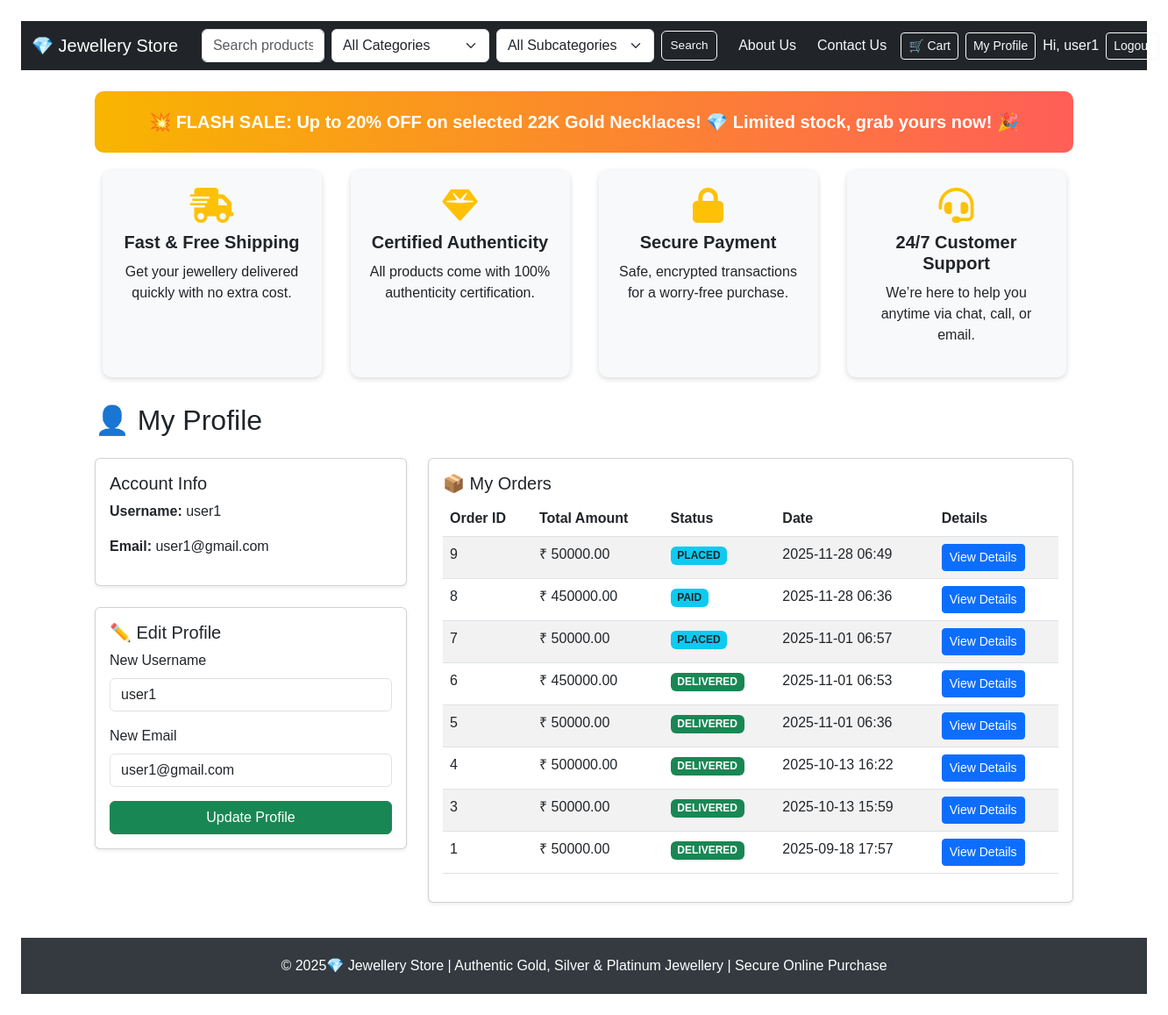
The page /profile (signed in) on the database its author committed.
### models.py (models this page shows, shortened)
class User(db.Model, UserMixin):
    __tablename__ = 'user'
    id = db.Column(db.Integer, primary_key=True)
    username = db.Column(db.String(150), nullable=False, unique=True)
    email = db.Column(db.String(150), nullable=False, unique=True)
    password_hash = db.Column(db.String(200), nullable=False)
    is_admin = db.Column(db.Boolean, default=False)
    orders = db.relationship('Order', backref='user', lazy=True)
    reviews = db.relationship('Review', backref='user', lazy=True)

class Order(db.Model):
    __tablename__ = 'order'
    id = db.Column(db.Integer, primary_key=True)
    user_id = db.Column(db.Integer, db.ForeignKey('user.id'), nullable=False)
    total_amount = db.Column(db.Float, default=0.0, nullable=False)
    status = db.Column(db.String(20), default='PLACED', nullable=False)
    created_at = db.Column(db.DateTime, default=datetime.utcnow, nullable=False)
    items = db.relationship('OrderItem', backref='order',
                            cascade='all, delete-orphan', lazy=True)

### routes/product_routes.py (the view)
@product_bp.route('/profile', methods=['GET', 'POST'])
@login_required
def profile():
    if current_user.is_admin:
        flash("Admin does not have a profile page.", "error")
        return redirect(url_for("product.home"))
    if request.method == "POST":
        current_user.username = request.form.get("username") or current_user.username
        current_user.email = request.form.get("email") or current_user.email
        db.session.commit()
        flash("Profile updated successfully!", "success")
        return redirect(url_for("product.profile"))
    orders = Order.query.filter_by(user_id=current_user.id).order_by(Order.id.desc()).all()
    return render_template('profile.html', user=current_user, orders=orders)

### app.py (called while the page is built)
@login_manager.user_loader
def load_user(user_id):
    return User.query.get(int(user_id))

### templates/profile.html (shortened to what this page needs)
{% extends "base.html" %}
{% block content %}
<h2 class="mb-4">👤 My Profile</h2>
<div class="row">
  <div class="col-md-4">
    <div class="card shadow-sm mb-4">
      <div class="card-body">
        <h5 class="card-title">Account Info</h5>
        <p><strong>Username:</strong> {{ user.username }}</p>
        <p><strong>Email:</strong> {{ user.email }}</p>
      </div>
    </div>
    <div class="card shadow-sm">
      <div class="card-body">
        <h5 class="card-title">✏️ Edit Profile</h5>
        <form method="post">
          <div class="mb-3">
            <label for="username" class="form-label">New Username</label>
            <input type="text" class="form-control" id="username" name="username" value="{{ user.username }}" required>
          </div>
          <div class="mb-3">
            <label for="email" class="form-label">New Email</label>
            <input type="email" class="form-control" id="email" name="email" value="{{ user.email }}" required>
          </div>
          <button type="submit" class="btn btn-success w-100">Update Profile</button>
        </form>
      </div>
    </div>
  </div>
  <div class="col-md-8">
    <div class="card shadow-sm">
      <div class="card-body">
        <h5 class="card-title">📦 My Orders</h5>
        {% if orders %}
          <div class="table-responsive">
            <table class="table table-striped">
              <thead>
                <tr>
                  <th>Order ID</th>
                  <th>Total Amount</th>
                  <th>Status</th>
                  <th>Date</th>
                  <th>Details</th>
                </tr>
              </thead>
              <tbody>
                {% for order in orders %}
                <tr>
                  <td>{{ order.id }}</td>
                  <td>₹ {{ '%.2f'|format(order.total_amount) }}</td>
                  <td>
                    {% if order.status == 'DELIVERED' %}
                      <span class="badge bg-success">{{ order.status }}</span>
                    {% elif order.status == 'CANCELLED' %}
                      <span class="badge bg-danger">{{ order.status }}</span>
                    {% else %}
                      <span class="badge bg-info text-dark">{{ order.status }}</span>
                    {% endif %}
                  </td>
                  <td>{{ order.created_at.strftime('%Y-%m-%d %H:%M') }}</td>
                  <td>
                    <a href="{{ url_for('product.my_order_detail', order_id=order.id) }}" class="btn btn-sm btn-primary">View Details</a>
                  </td>
                </tr>
                {% endfor %}
              </tbody>
            </table>
          </div>
        {% else %}
          <div class="alert alert-info">You have not placed any orders yet.</div>
        {% endif %}
      </div>
    </div>
  </div>
</div>
{% endblock %}

### templates/base.html (shortened to what this page needs)
<!DOCTYPE html>
<html lang="en">
<head>
  <link href="https://cdn.jsdelivr.net/npm/bootstrap@5.3.0/dist/css/bootstrap.min.css" rel="stylesheet">
</head>
<body>
  <nav class="navbar navbar-expand-lg navbar-dark bg-dark sticky-top">
    <div class="container-fluid">
      <a class="navbar-brand" href="{{ url_for('product.home') }}">💎 Jewellery  Store</a>
      <div class="collapse navbar-collapse" id="mainNav">
        <form method="get" action="{{ url_for('product.home') }}" class="d-flex align-items-center form-flex-nowrap me-3">
          <input type="text" name="q" placeholder="Search products..." class="form-control" value="{{ request.args.q or '' }}">
          <select name="category" class="form-select">
            <option value="">All Categories</option>
          </select>
          <select name="subcategory" class="form-select">
            <option value="">All Subcategories</option>
          </select>
          <button type="submit" class="btn btn-outline-light btn-navbar">Search</button>
        </form>
        <ul class="navbar-nav ms-auto d-flex align-items-center gap-2 no-wrap">
          <li class="nav-item"><a class="nav-link text-light" href="{{ url_for('product.about') }}">About Us</a></li>
          <li class="nav-item"><a class="nav-link text-light" href="{{ url_for('product.contact') }}">Contact Us</a></li>
          <li class="nav-item">
            <a class="btn btn-outline-light btn-sm no-wrap" href="{{ url_for('product.view_cart') }}">
              🛒 Cart
            </a>
          </li>
          {% if current_user.is_authenticated and not current_user.is_admin %}
            <li class="nav-item"><a class="btn btn-outline-light btn-sm" href="{{ url_for('product.profile') }}">My Profile</a></li>
          {% endif %}
          {% if current_user.is_authenticated %}
            <li class="nav-item"><span class="navbar-text text-light">Hi, {{ current_user.username or current_user.email }}</span></li>
            <li class="nav-item"><a class="btn btn-outline-light btn-sm" href="{{ url_for('auth.logout') }}">Logout</a></li>
          {% endif %}
        </ul>
      </div>
    </div>
  </nav>
  <div class="container mt-4">
    <div class="promo-banner">
      💥 FLASH SALE: Up to 20% OFF on selected 22K Gold Necklaces! 💎 Limited stock, grab yours now! 🎉
    </div>
  </div>
  <div class="container feature-cards">
    <div class="feature-card">
      <i class="fas fa-shipping-fast"></i>
      <h5>Fast & Free Shipping</h5>
      <p>Get your jewellery delivered quickly with no extra cost.</p>
    </div>
    <div class="feature-card">
      <i class="fas fa-gem"></i>
      <h5>Certified Authenticity</h5>
      <p>All products come with 100% authenticity certification.</p>
    </div>
    <div class="feature-card">
      <i class="fas fa-lock"></i>
      <h5>Secure Payment</h5>
      <p>Safe, encrypted transactions for a worry-free purchase.</p>
    </div>
    <div class="feature-card">
      <i class="fas fa-headset"></i>
      <h5>24/7 Customer Support</h5>
      <p>We’re here to help you anytime via chat, call, or email.</p>
    </div>
  </div>
  <div class="container mt-4">
    {% block content %}{% endblock %}
  </div>
  <footer>
    &copy; {{ current_year }} 2025💎 Jewellery Store | Authentic Gold, Silver & Platinum Jewellery | Secure Online Purchase
  </footer>
</body>
</html>

### templates/base.html (style rules this page uses)
body { font-family: Arial, sans-serif; margin: 24px; }
footer { background-color: #343a40; color: white; padding: 20px 0; text-align: center; margin-top: 40px; }
.promo-banner { background: linear-gradient(90deg, #f8b500, #ff5e57); color: white; padding: 20px; text-align: center; border-radius: 10px; margin-bottom: 20px; font-weight: bold; font-size: 1.25rem; animation: pulse 2s infinite; }
.feature-cards { display: flex; gap: 1rem; justify-content: space-around; flex-wrap: wrap; margin-bottom: 30px; }
.feature-card { background: #f8f9fa; border-radius: 10px; padding: 20px; width: 250px; box-shadow: 0 2px 6px rgba(0,0,0,0.15); text-align: center; transition: transform 0.3s ease; }
.feature-card i { font-size: 2.5rem; color: #ffc107; margin-bottom: 10px; }
.feature-card h5 { font-weight: bold; margin-bottom: 10px; }
.navbar .form-control, .navbar .form-select { min-width: 140px; max-width: 260px; }
.navbar .form-control[type="text"] { width: 220px; }
.navbar .btn-navbar { padding: .35rem .6rem; font-size: .85rem; }
.navbar .nav-link { white-space: nowrap; }
.navbar .no-wrap { white-space: nowrap; }
.form-flex-nowrap { flex-wrap: nowrap; gap: 0.5rem; }

### rows shown on the page
User: username "user1", email "user1@gmail.com"
Order: id "9", total_amount "50000.00", status "PLACED", created_at "2025-11-28 06:49"
Order: id "8", total_amount "450000.00", status "PAID", created_at "2025-11-28 06:36"
Order: id "7", total_amount "50000.00", status "PLACED", created_at "2025-11-01 06:57"
Order: id "6", total_amount "450000.00", status "DELIVERED", created_at "2025-11-01 06:53"
Order: id "5", total_amount "50000.00", status "DELIVERED", created_at "2025-11-01 06:36"
Order: id "4", total_amount "500000.00", status "DELIVERED", created_at "2025-10-13 16:22"
Order: id "3", total_amount "50000.00", status "DELIVERED", created_at "2025-10-13 15:59"
Order: id "1", total_amount "50000.00", status "DELIVERED", created_at "2025-09-18 17:57"
